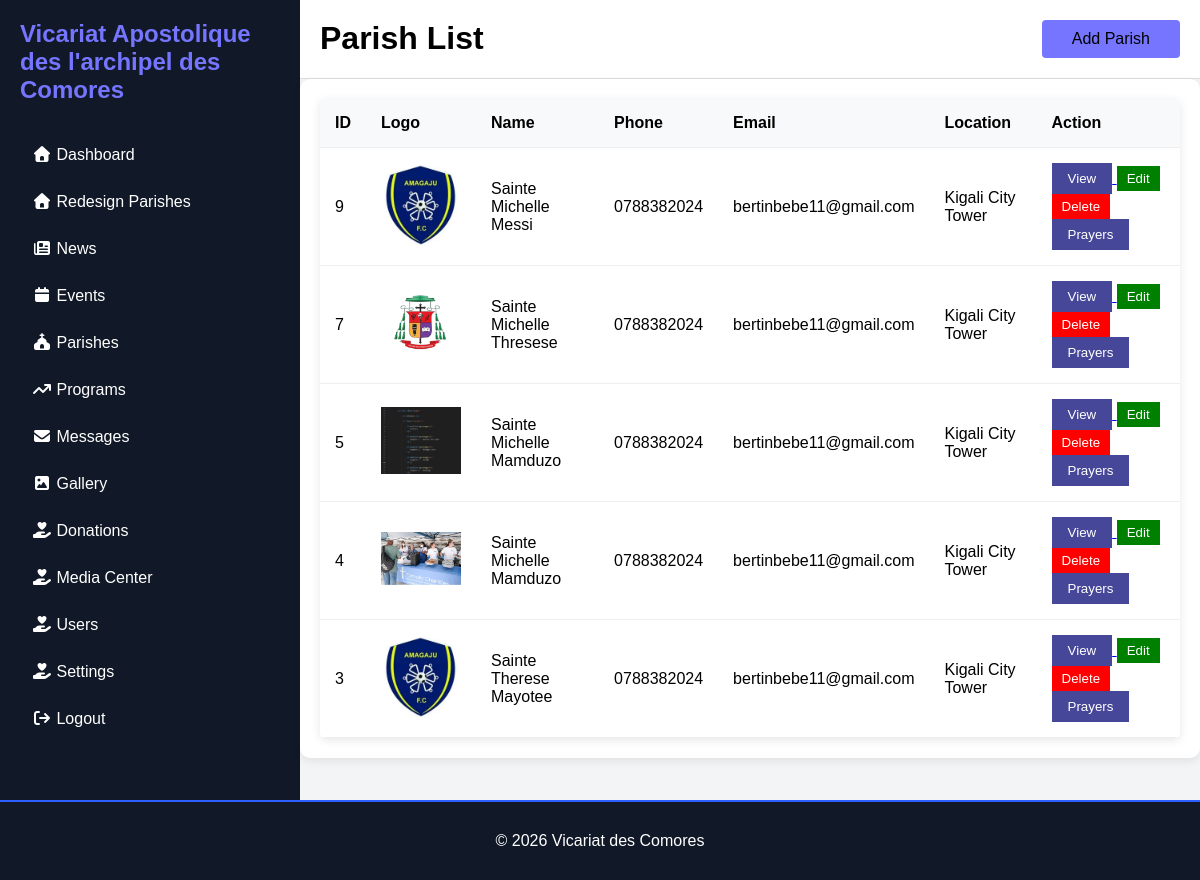
The app's page /Admin/newparish-list.php (signed in) with its own data.
### tables this page shows
CREATE TABLE `parishe` (
  `id` int(11) NOT NULL,
  `name` varchar(150) DEFAULT NULL,
  `slug` varchar(150) DEFAULT NULL,
  `hero_image` varchar(255) DEFAULT NULL,
  `logo` varchar(255) DEFAULT NULL,
  `history` longtext DEFAULT NULL,
  `parish_life` longtext DEFAULT NULL,
  `council` longtext DEFAULT NULL,
  `commissions` longtext DEFAULT NULL,
  `groups_movements` longtext DEFAULT NULL,
  `organisation` longtext DEFAULT NULL,
  `address` varchar(255) DEFAULT NULL,
  `phone` varchar(50) DEFAULT NULL,
  `email` varchar(100) DEFAULT NULL,
  `website` varchar(255) DEFAULT NULL,
  `facebook` varchar(255) DEFAULT NULL,
  `youtube` varchar(255) DEFAULT NULL,
  `instagram` varchar(255) DEFAULT NULL,
  `map` longtext DEFAULT NULL,
  `created_at` timestamp NOT NULL DEFAULT current_timestamp()
);

### Admin/newparish-list.php (the view, shortened to what this page needs)
<?php
include_once __DIR__.'/include/header.php';
$sql = "SELECT * FROM parishe ORDER BY created_at DESC";
$result = mysqli_query($conn, $sql);
?>
    <div class="main">
        <div class="topbar">
            <h1>Parish List</h1>
             <a href="../Admin/add-newparishes.php">Add Parish</a>
        </div>
        <div class="table-container">
            <table>
                <tr>
                    <th>ID</th>
                    <th>Logo</th>
                    <th>Name</th>
                    <th>Phone</th>
                    <th>Email</th>
                    <th>Location</th>
                    <th>Action</th>
                </tr>
                <?php while($row = mysqli_fetch_assoc($result)) { ?>
                <tr>
                    <td><?= $row['id'] ?></td>
                    <td><img src="../uploads/<?= $row['logo'] ?>" width="80"></td>
                    <td><?= $row['name']; ?></td>
                    <td><?= $row['phone']; ?></td>
                    <td><?= $row['email']; ?></td>
                    <td><?= $row['address']; ?></td>
                    <td>
                    <a href="view-newparisheslist.php?id=<?= $row['id']; ?>">
<button class="view">View</button>
</a>
<a href="edit-newparishes.php?id=<?= $row['id']; ?>">
<button class="edit">Edit</button>
</a>
<a href="delete-newparishes.php?id=<?= $row['id']; ?>"  onclick="return confirm('Are you sure want to Delete?')">
<button class="delete">Delete</button>
</a>
<a href="prayers-list.php?parish_id=<?= $row['id']; ?>">
<button class="view">Prayers</button>
</a>
</td>
                </tr>
                <?php } ?>
            </table>
        </div>
    </div>
</div>
<?php
include_once __DIR__.'/include/footer.php';
?>
</body>
</html>

### Admin/Admin_Css/adminbig.css (style rules this page uses)
* { margin: 0; padding: 0; box-sizing: border-box; font-family: Arial; }
.main { flex: 1; background: #f3f4f6; }
.topbar { background: white; padding: 20px; border-bottom: 1px solid #ddd; display: flex; justify-content: space-between; }
.topbar a { text-decoration: none; padding: 10px 30px; background-color: rgb(117, 117, 255); border-radius: 4px; color: black; }
.view { background: rgb(71, 71, 153); color: white; border: none; padding: 8px 16px; cursor: pointer; }
.table-container { padding: 20px; }
table { width: 100%; border-collapse: collapse; background: white; border-radius: 5px; overflow: hidden; box-shadow: 0 2px 10px rgba(0, 0, 0, 0.1); }
table th { background: #111827; color: black; padding: 12px; text-align: center; }
table td { padding: 15px; text-align: center; border-bottom: 1px solid #eee; }
.edit { background: green; color: white; border: none; padding: 5px 10px; cursor: pointer; }
.delete { background: red; color: white; border: none; padding: 5px 10px; cursor: pointer; }
.table-container { background: #fff; padding: 20px; border-radius: 10px; overflow-x: auto; box-shadow: 0 3px 10px rgba(0, 0, 0, .08); }
.table-container table { width: 100%; border-collapse: collapse; }
.table-container th, .table-container td { padding: 15px; border-bottom: 1px solid #eee; text-align: left; }
.table-container th { background: #f8f9fa; }

### records on screen
parishe: id "9", logo (picture), name "Sainte Michelle Messi", phone "0788382024", email "bertinbebe11@gmail.com", address "Kigali City Tower"
parishe: id "7", logo (picture), name "Sainte Michelle Thresese", phone "0788382024", email "bertinbebe11@gmail.com", address "Kigali City Tower"
parishe: id "5", logo (picture), name "Sainte Michelle Mamduzo", phone "0788382024", email "bertinbebe11@gmail.com", address "Kigali City Tower"
parishe: id "4", logo (picture), name "Sainte Michelle Mamduzo", phone "0788382024", email "bertinbebe11@gmail.com", address "Kigali City Tower"
parishe: id "3", logo (picture), name "Sainte Therese Mayotee", phone "0788382024", email "bertinbebe11@gmail.com", address "Kigali City Tower"
